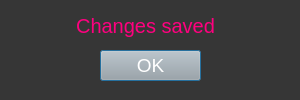
<?xml version="1.0" encoding="UTF-8"?>
<ui version="4.0">
 <class>Dialog</class>
 <widget class="QDialog" name="Dialog">
  <property name="geometry">
   <rect>
    <x>0</x>
    <y>0</y>
    <width>300</width>
    <height>100</height>
   </rect>
  </property>
  <property name="windowTitle">
   <string>Dialog</string>
  </property>
  <property name="styleSheet">
   <string notr="true">background-color: rgb(54, 54, 54);</string>
  </property>
  <widget class="QPushButton" name="okbutton">
   <property name="geometry">
    <rect>
     <x>100</x>
     <y>50</y>
     <width>101</width>
     <height>31</height>
    </rect>
   </property>
   <property name="styleSheet">
    <string notr="true">background-color: rgb(167, 168, 167); font-size:14pt; color:rgb(255, 255, 255)</string>
   </property>
   <property name="text">
    <string>OK</string>
   </property>
   <property name="default">
    <bool>false</bool>
   </property>
  </widget>
  <widget class="QLabel" name="emailtext">
   <property name="geometry">
    <rect>
     <x>20</x>
     <y>10</y>
     <width>251</width>
     <height>31</height>
    </rect>
   </property>
   <property name="styleSheet">
    <string notr="true">font-size:15pt; color:rgb(255, 0, 127)</string>
   </property>
   <property name="text">
    <string>Changes saved</string>
   </property>
   <property name="alignment">
    <set>Qt::AlignCenter</set>
   </property>
  </widget>
 </widget>
 <resources/>
 <connections/>
</ui>
